Frame 1 (no input): blank canvas, image omitted
Frame 60 (no input): blank canvas, image omitted
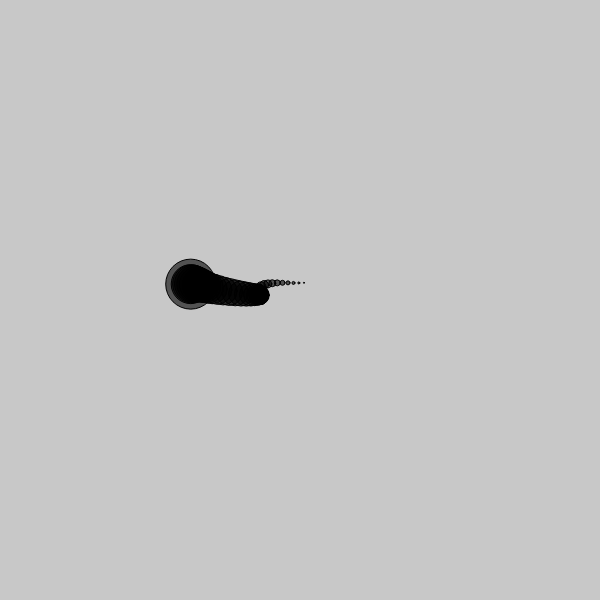
Frame 120 (the mouse pressed at the canvas centre since frame 60)

The p5.js sketch whose frames 1 and 60 were blank and that drew this single picture after the mouse press (run headless with seeded random() and noise() and a simulated clock; from frame 60 on, the mouse is pressed at the canvas centre):

// p5.js sketch
// ── sketch.js
var particles = []; 

function setup() {
	createCanvas(600, 600);
}

function mousePressed() {
	particles.push(new Particle(mouseX, mouseY));
	console.log('clicked');

	console.log(particles.length);
}

function draw() {
	background( 200);
	for (var i = 0; i < particles.length; i++) {
		particles[i].update();
		particles[i].show();
	}
}
// ── particle.js

function Particle(x, y) {
	this.x = x;
	this.y = y;
	
	this.x_off1 = 0;
	this.x_off2 = 123432;

	this.history = [];

	this.update = function () {
//		this.x += random(-10, 10);
	//	this.y += random(-10, 10);
		this.x = map(noise(this.x_off1), 0, 1, 0, width);
		this.y = map(noise(this.x_off2), 0, 1, 0, height);


		var v = createVector(this.x, this.y);
		this.history.push(v);
		//	console.log( this.hist.length);

		if (this.history.length > 40 ) {
			this.history.splice(0,1);
		}

		this.x_off1 += 0.012;
  		this.x_off2 += 0.012;
	}

	this.show = function () {
		stroke(0);
		fill(0, 150);
		ellipse(this.x, this.y, 50, 50);


		for (var i = 0; i < this.history.length; i++) {
			var pos = this.history[i];
		
			var r = i; //i; // 24;

			ellipse(pos.x, pos.y, r, r);
		}
	}

}
